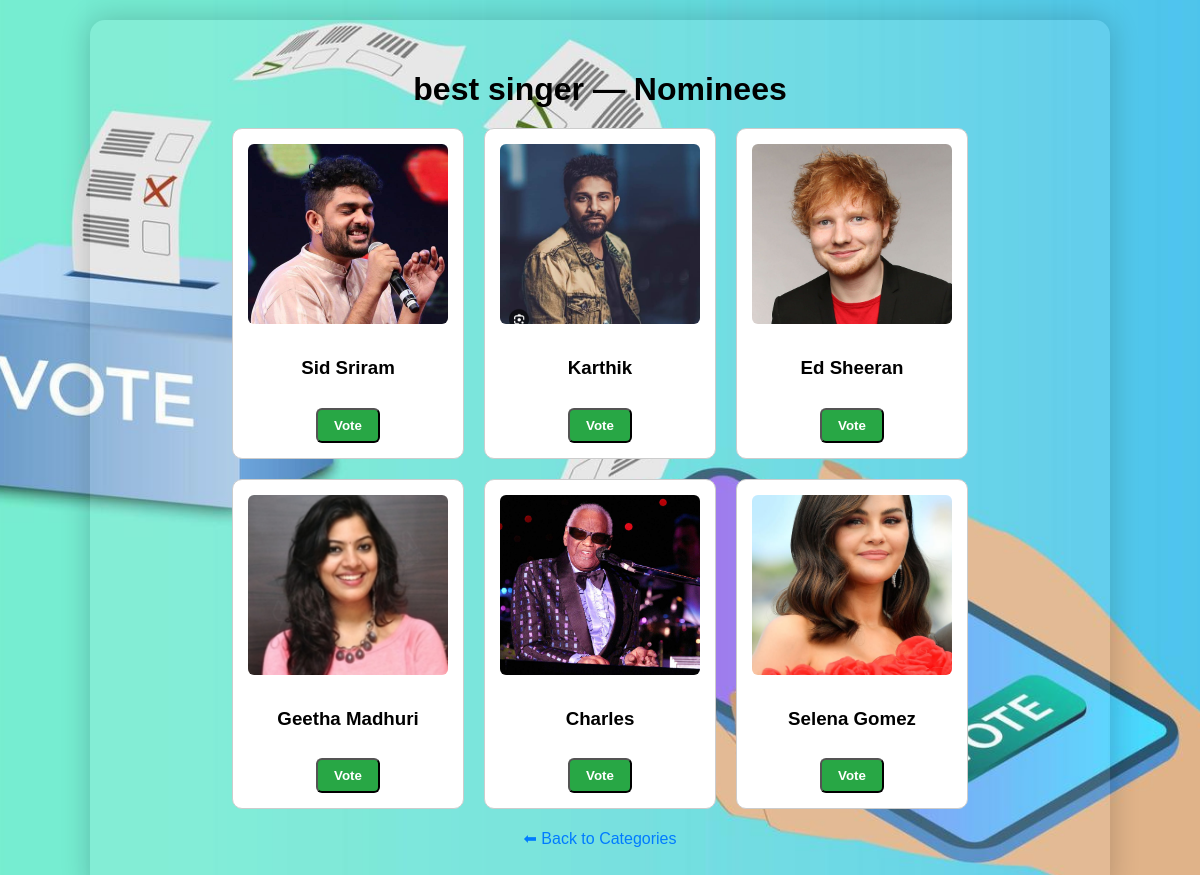
Page /category/2/ (signed in) on the committed database.
### voting/models.py (models this page shows, shortened)
class Category(models.Model):
    name = models.CharField(max_length=100)

class Nominee(models.Model):
    category = models.ForeignKey(Category, on_delete=models.CASCADE)
    name = models.CharField(max_length=100)
    image = models.ImageField(upload_to="nominee_images/", blank=True, null=True)
    votes = models.PositiveIntegerField(default=0)

### voting/views.py (the view)
# urls.py: path('category/<int:category_id>/', views.category_detail, name='category_detail'),
@login_required
def category_detail(request, category_id):
    category = get_object_or_404(Category, id=category_id)
    nominees = category.nominee_set.all()
    has_voted = UserVote.objects.filter(user=request.user, category=category).exists()
    return render(request, 'category_detail.html', {
        'category': category,
        'nominees': nominees,
        'has_voted': has_voted,
    })

### voting/templates/category_detail.html (shortened to what this page needs)
{% load static %}
<!DOCTYPE html>
<html lang="en">
<head>
</head>
<body>
    <div class="container">
        <h1>{{ category.name }} — Nominees</h1>
        <div class="nominees">
            {% for nominee in nominees %}
                <div class="nominee-card">
                    {% if nominee.image %}
                        <img src="{{ nominee.image.url }}" alt="{{ nominee.name }}">
                    {% else %}
                        <img src="{% static 'default.jpg' %}" alt="No Image">
                    {% endif %}
                    <h3>{{ nominee.name }}</h3>
                    {% if not has_voted %}
                        <form method="post" action="{% url 'vote' nominee.id %}">
                            <button type="submit" class="vote-btn">Vote</button>
                        </form>
                    {% else %}
                        <button class="vote-btn" disabled>Vote</button>
                    {% endif %}
                </div>
            {% empty %}
                <p>No nominees in this category yet.</p>
            {% endfor %}
        </div>
        <p style="text-align:center; margin-top:20px;">
            <a href="{% url 'home' %}" style="color:#007bff; text-decoration:none;">⬅ Back to Categories</a>
        </p>
    </div>
</body>
</html>

### rows in the picture
Category: name "best singer"
Nominee: image (picture), name "Sid Sriram"
Nominee: image (picture), name "Karthik"
Nominee: image (picture), name "Ed Sheeran"
Nominee: image (picture), name "Geetha Madhuri"
Nominee: image (picture), name "Charles"
Nominee: image (picture), name "Selena Gomez"
